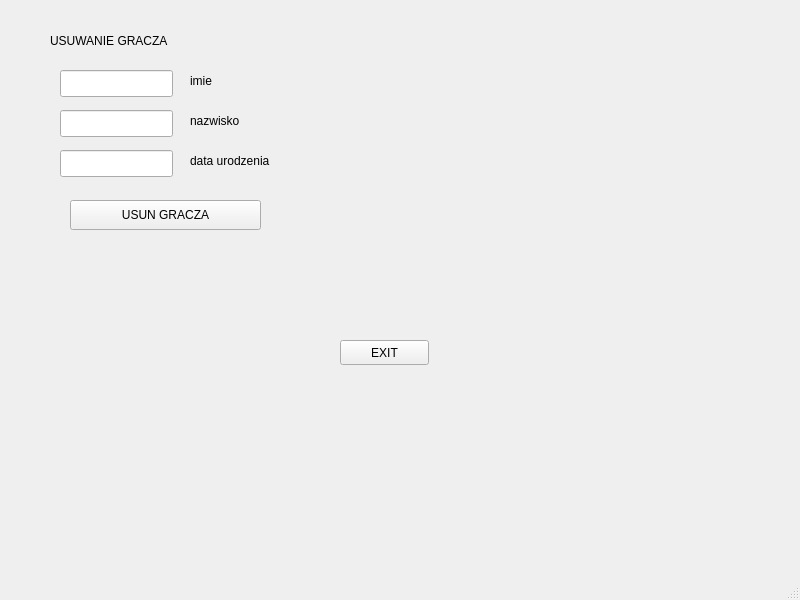
<?xml version="1.0" encoding="UTF-8"?>
<ui version="4.0">
 <class>MainWindow</class>
 <widget class="QMainWindow" name="MainWindow">
  <property name="geometry">
   <rect>
    <x>0</x>
    <y>0</y>
    <width>800</width>
    <height>600</height>
   </rect>
  </property>
  <property name="windowTitle">
   <string>MainWindow</string>
  </property>
  <widget class="QWidget" name="centralwidget">
   <widget class="QLabel" name="label">
    <property name="geometry">
     <rect>
      <x>360</x>
      <y>140</y>
      <width>181</width>
      <height>22</height>
     </rect>
    </property>
    <property name="text">
     <string/>
    </property>
   </widget>
   <widget class="QLineEdit" name="lineEdit">
    <property name="geometry">
     <rect>
      <x>60</x>
      <y>70</y>
      <width>113</width>
      <height>27</height>
     </rect>
    </property>
   </widget>
   <widget class="QLineEdit" name="lineEdit_2">
    <property name="geometry">
     <rect>
      <x>60</x>
      <y>110</y>
      <width>113</width>
      <height>27</height>
     </rect>
    </property>
   </widget>
   <widget class="QLineEdit" name="lineEdit_3">
    <property name="geometry">
     <rect>
      <x>60</x>
      <y>150</y>
      <width>113</width>
      <height>27</height>
     </rect>
    </property>
   </widget>
   <widget class="QLabel" name="label_2">
    <property name="geometry">
     <rect>
      <x>190</x>
      <y>70</y>
      <width>77</width>
      <height>22</height>
     </rect>
    </property>
    <property name="text">
     <string>imie</string>
    </property>
   </widget>
   <widget class="QLabel" name="label_3">
    <property name="geometry">
     <rect>
      <x>190</x>
      <y>110</y>
      <width>77</width>
      <height>22</height>
     </rect>
    </property>
    <property name="text">
     <string>nazwisko</string>
    </property>
   </widget>
   <widget class="QLabel" name="label_4">
    <property name="geometry">
     <rect>
      <x>190</x>
      <y>150</y>
      <width>121</width>
      <height>22</height>
     </rect>
    </property>
    <property name="text">
     <string>data urodzenia</string>
    </property>
   </widget>
   <widget class="QPushButton" name="pushButton">
    <property name="geometry">
     <rect>
      <x>70</x>
      <y>200</y>
      <width>191</width>
      <height>30</height>
     </rect>
    </property>
    <property name="text">
     <string>USUN GRACZA</string>
    </property>
   </widget>
   <widget class="QPushButton" name="pushButton_2">
    <property name="geometry">
     <rect>
      <x>340</x>
      <y>340</y>
      <width>89</width>
      <height>25</height>
     </rect>
    </property>
    <property name="text">
     <string>EXIT</string>
    </property>
   </widget>
   <widget class="QLabel" name="label_5">
    <property name="geometry">
     <rect>
      <x>50</x>
      <y>30</y>
      <width>181</width>
      <height>22</height>
     </rect>
    </property>
    <property name="text">
     <string>USUWANIE GRACZA</string>
    </property>
   </widget>
  </widget>
  <widget class="QMenuBar" name="menubar">
   <property name="geometry">
    <rect>
     <x>0</x>
     <y>0</y>
     <width>800</width>
     <height>22</height>
    </rect>
   </property>
  </widget>
  <widget class="QStatusBar" name="statusbar"/>
 </widget>
 <resources/>
 <connections/>
</ui>
